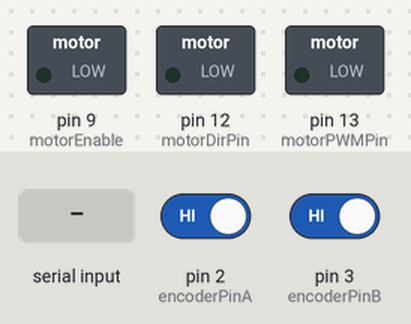
Recording of a sketch running on a simulated Arduino Uno, built with avr-gcc and run on an emulated ATmega328P. On the bench: switched loads named in the sketch (green lamp = pin HIGH). Inputs (shaded band) come from the test bench; at power-on: pin 2 (encoderPinA) HIGH, pin 3 (encoderPinB) HIGH. What the sketch prints to the serial monitor is not drawn.

Above: at 1.2 s.
1.3 s: "90,45\n" received over Serial
At 2.5 s:
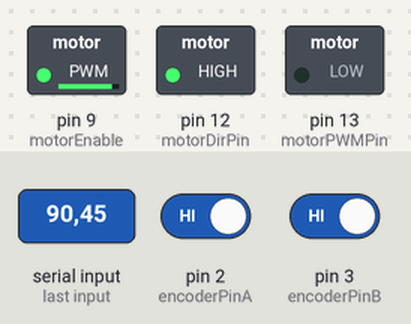
2.8 s: "2\n" received over Serial
At 4.1 s:
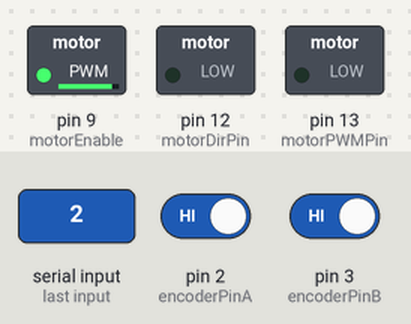
7.5 s: "30,150\n" received over Serial
At 8.7 s:
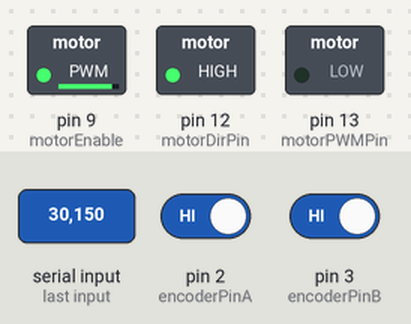
Timing chart, 0 to 10.5 s (numbered marks = the images above; inputs shaded):
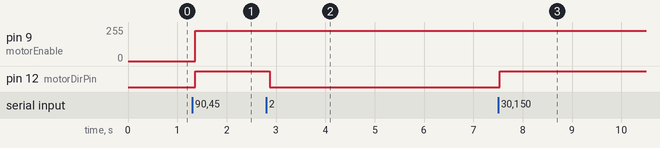

Measured:
- after the input at 1.3 s, pin 9 (motorEnable): 0/255 → 226/255 after 0.07 s; pin 12 (motorDirPin): LOW → HIGH after 0.07 s
- after the input at 2.8 s, pin 12 (motorDirPin): HIGH → LOW after 0.07 s
- after the input at 7.5 s, pin 12 (motorDirPin): LOW → HIGH at once

The sketch:

l298n_motor_driver.ino
```cpp
// motor control pin
const int motorDirPin = 12; // L298 Input 1
const int motorPWMPin = 13; // L298 Input 2
const int motorEnable = 9; // L298 enable

// encoder pin
const int encoderPinA = 2;
const int encoderPinB = 3;

 int encoderPos = 0;
//const float ratio = 360./103./52.;

//const float ratio = 360./103./300.;

//const float ratio = 0.0116f;

//const float ratio = 360./16./120.0;

//const float ratio = 0.1875;
const float ratio = 0.093;

// P control
//float Kp = 30;
float Kp = 0.6;
float targetDeg = 360;

bool ispressed = false;

long input=2;
long des_Angle =0;

void doEncoderA(){  encoderPos += (digitalRead(encoderPinA)==digitalRead(encoderPinB))?1:-1;}
void doEncoderB(){  encoderPos += (digitalRead(encoderPinA)==digitalRead(encoderPinB))?-1:1;}


void doMotor(bool dir, int vel){

  int pwmOutput = map(vel, 0, 255, 70 , 255);
  analogWrite(motorEnable, pwmOutput);
//  analogWrite(motorEnable, dir?(255 - vel):vel);
  if(dir)
  {
    digitalWrite(motorDirPin, HIGH);
    digitalWrite(motorPWMPin, LOW);
  }else
  {
    digitalWrite(motorDirPin, LOW);
    digitalWrite(motorPWMPin, HIGH);

  }
}

void demoOne()
{
   // this function will run the motors in both directions at a fixed speed
   // turn on motor A
doMotor(true,100);

   delay(2000);
doMotor(false,100);

   delay(2000);
   // now turn off motors
   digitalWrite(motorDirPin, LOW);
   digitalWrite(motorPWMPin, LOW);
   delay(2000);

}


/*
void doMotor(bool dir, int vel){
//  analogWrite(motorEnable, dir?(255 - vel):vel);
  digitalWrite(motorDirPin, dir);
  analogWrite(motorPWMPin, dir?(255 - vel):vel);
}
*/
void setup() {
  pinMode(encoderPinA, INPUT_PULLUP);
  attachInterrupt(0, doEncoderA, CHANGE);

  pinMode(encoderPinB, INPUT_PULLUP);
  attachInterrupt(1, doEncoderB, CHANGE);

  pinMode(motorDirPin, OUTPUT);
  pinMode(motorPWMPin,OUTPUT);
  pinMode(motorEnable, OUTPUT);

  Serial.begin(9600);
}

void loop() {
  float motorDeg = float(encoderPos)*ratio;

  float error = targetDeg - motorDeg;
  float control = Kp*error;
//demoOne();
  if (Serial.available()){
       des_Angle= Serial.parseInt();
       if(des_Angle !=0)
          input = des_Angle;
  }

  if(input == 2)
  {
     digitalWrite(motorDirPin,LOW);
      digitalWrite(motorPWMPin,LOW);
      encoderPos = 0;

  }else
    doMotor( (control>=0)?HIGH:LOW, min(abs(control), 255));

 if(-2< error && error <2)
{
       digitalWrite(motorDirPin,LOW);
      digitalWrite(motorPWMPin,LOW);
}

 if(3870< encoderPos && encoderPos <3880)
{
       digitalWrite(motorDirPin,LOW);
      digitalWrite(motorPWMPin,LOW);
}

  /*
  else if( input > 2)
   doMotor( true, 240);
   else {
     doMotor( false, 240);
   }

   if(encoderPos > 3540)
   {
     digitalWrite(4,LOW);
      digitalWrite(5,LOW);

   }
   */

/*

  if(encoderPos > input)
  {
  //  doMotor(false,255);
   //doMotor( (control>=0)?HIGH:LOW, min(abs(control), 255));
   doMotor( true, 1);

  }else if(encoderPos == input)
  {
      digitalWrite(4,LOW);
      digitalWrite(5,LOW);
  }else
  {
     doMotor(false,   255);
  }
*/


  Serial.print("encoderPos : ");
  Serial.print(encoderPos);
  Serial.print("   motorDeg : ");
  Serial.print(float(encoderPos)*ratio);
  Serial.print("   error : ");
  Serial.print(error);
  Serial.print("    control : ");
  Serial.print(control);
  Serial.print("    motorVel : ");
  Serial.println(min(abs(control), 255));
}
```
